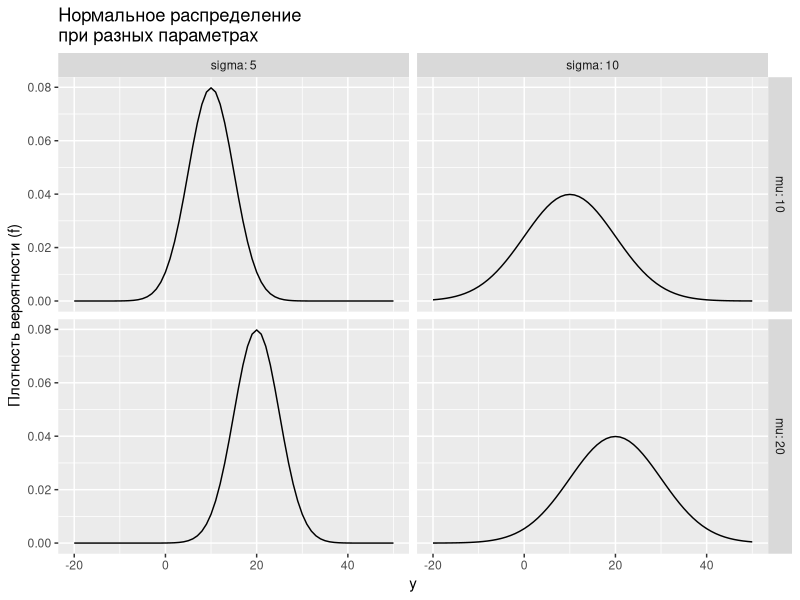
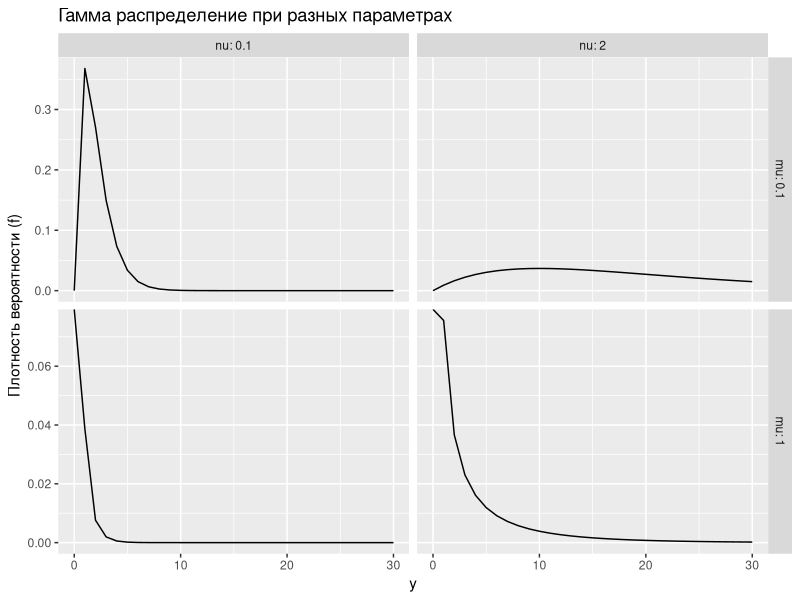
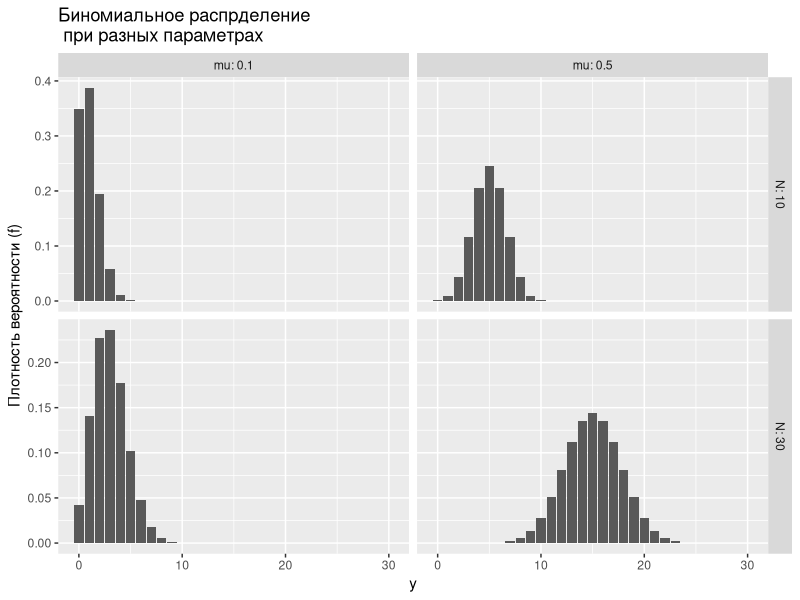
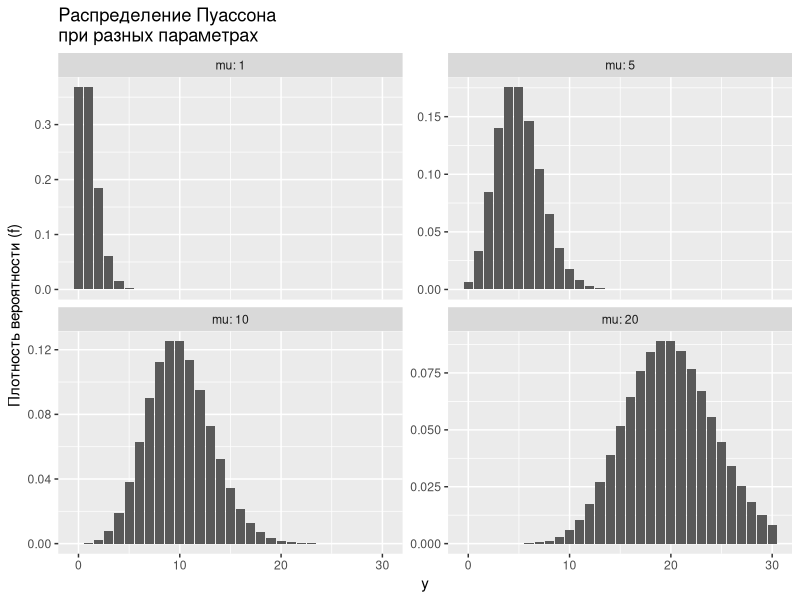
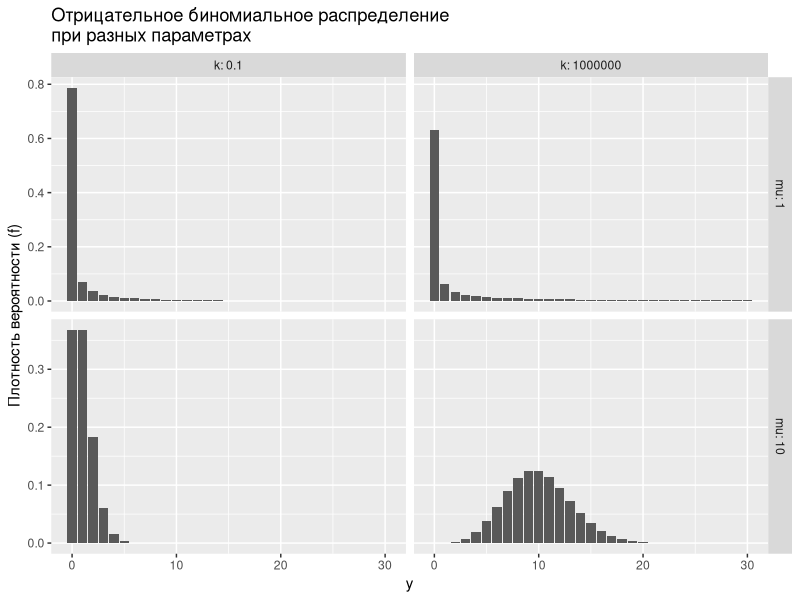
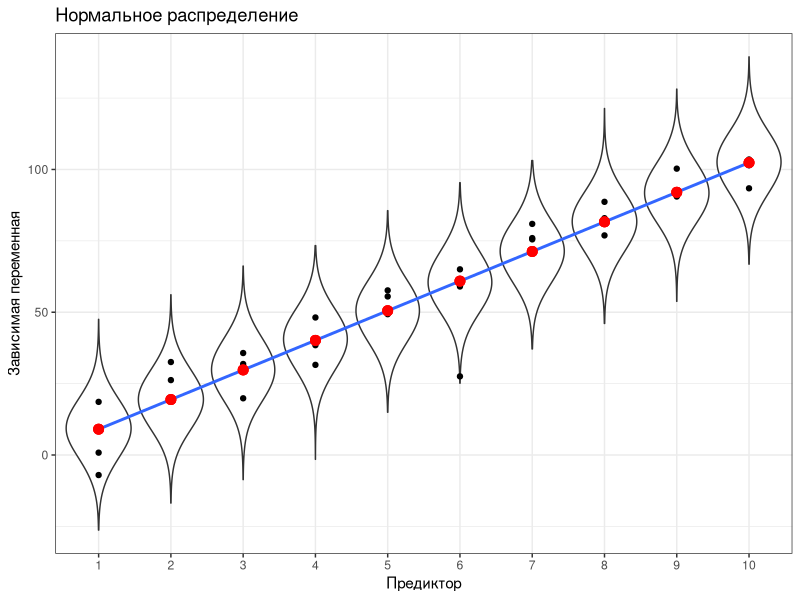
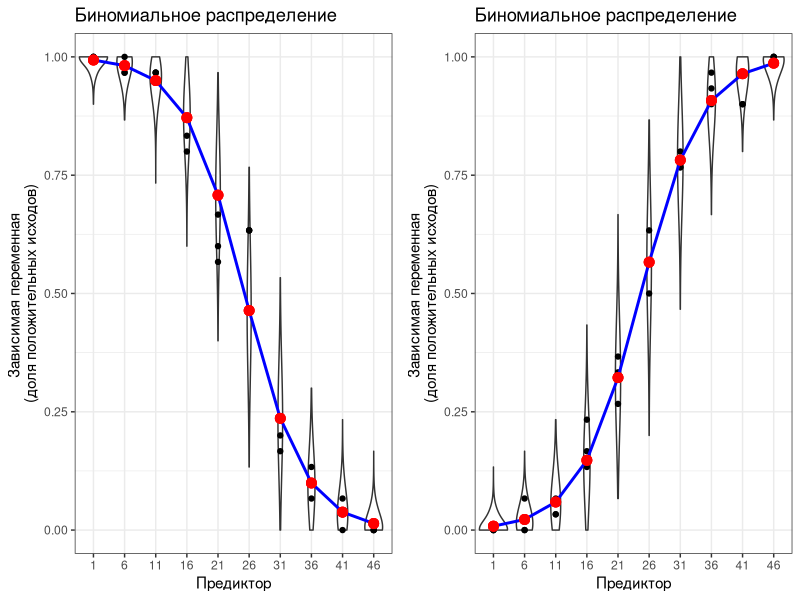
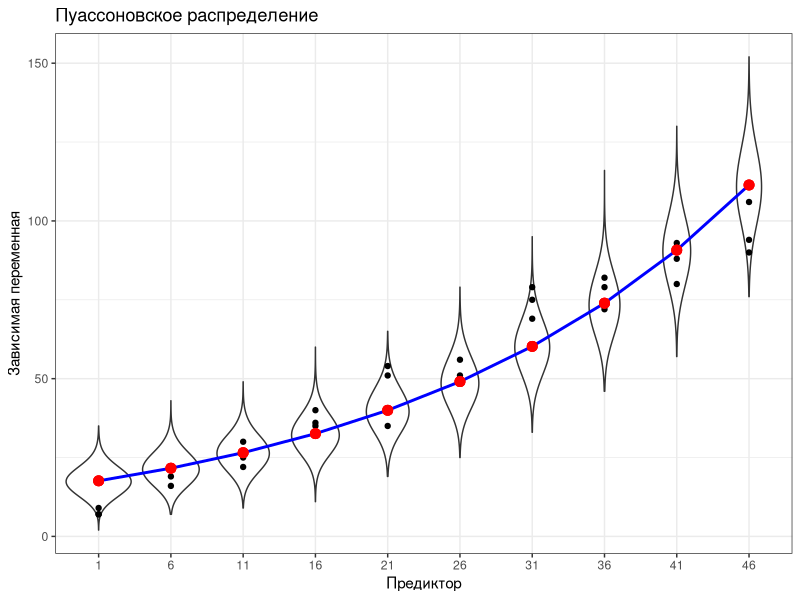

The R source for these figures, in order: (Note: this script raises an error after producing the figures.)
## ---- chunk 1
# output options
options(width = 70, scipen = 6, digits = 3)
library(knitr)
# chunk default options
opts_chunk$set(fig.align='center', tidy = FALSE, fig.width = 7, fig.height = 3, warning = FALSE, cache = FALSE)
## ---- chunk 2
library(ggplot2)
mu1 <- 10
mu2 <- 20
sigma1 <- 5
sigma2 <- 10
y <- -20:50

pi <- data.frame(
  y = rep(y, 4), 
  pi = c(dnorm(y, mu1, sigma1), dnorm(y, mu1, sigma2), 
         dnorm(y, mu2, sigma1), dnorm(y, mu2, sigma2)), 
  mu = rep(c(mu1, mu2), each = 2*length(y)), 
  sigma = rep(c(sigma1, sigma2, sigma1, sigma2), each = length(y)) )

ggplot(pi, aes(x = y, y = pi)) + 
  geom_line(stat = "identity") + 
  facet_grid(mu~sigma, labeller = label_both, scales = "free_y") + 
  ggtitle("Нормальное распределение \nпри разных параметрах") + 
  ylab("Плотность вероятности (f)")
## ---- chunk 3
mu1 <- 1
mu2 <- 0.1
nu1 <- 0.1
nu2 <- 2
y <- 0:30

pi <- data.frame(
  y = rep(y, 4), 
  pi = c(dgamma(y, nu1, mu1), dgamma(y, nu1, mu2), 
         dgamma(y, nu2, mu1), dgamma(y, nu2, mu2)), 
  mu = rep(c(mu1, mu2), each = 2*length(y)), 
  nu = rep(c(nu1, nu2, nu1, nu2), each = length(y)) )

ggplot(pi, aes(x = y, y = pi)) + 
  geom_line(stat = "identity") + 
  facet_grid(mu~nu, labeller = label_both, scales = "free_y") + 
  ggtitle("Гамма распределение при разных параметрах") + 
  ylab("Плотность вероятности (f)")

## ---- chunk 4
mu1 <- 0.1
mu2 <- 0.5
N1 <- 10
N2 <- 30
y <-seq(0, 30, 1)

pi <- data.frame(
  y = rep(y, 4), 
  pi = c(dbinom(y, size = N1, prob = mu1), 
         dbinom(y,  size = N2, prob = mu1), 
         dbinom(y,  size = N1, prob = mu2), 
         dbinom(y,  size = N2, prob = mu2)),  
  mu = rep(c(mu1, mu2), each = 2*length(y)), 
  N = rep(c(N1, N2, N1, N2), each = length(y)))

ggplot(pi, aes(x = y, y = pi)) + 
  geom_bar(stat = "identity") + 
  facet_grid(N~mu,  scales = "free_y", labeller = label_both) + 
  ggtitle("Биномиальное распрделение \n при разных параметрах") + 
  ylab("Плотность вероятности (f)")
## ---- chunk 5
mu1 <- 1
mu2 <- 5
mu3 <- 10
mu4 <- 20
y <- 0:30

pi <- data.frame(
  y = rep(y, 4), 
  pi = c(dpois(y, mu1), dpois(y, mu2), dpois(y, mu3), dpois(y, mu4)), 
  mu = rep(c(mu1, mu2, mu3, mu4), each = length(y))
)

ggplot(pi, aes(x = y, y = pi)) + 
  geom_bar(stat = "identity") + 
  facet_wrap(~ mu, nrow = 2, scales = "free_y", labeller = label_both) + 
  ggtitle("Распределение Пуассона \nпри разных параметрах") + 
  ylab("Плотность вероятности (f)")
## ---- chunk 6
mu1 <- 1
mu2 <- 10
k1 <- 0.1
k2 <- 1000000
y <- 0:30

pi <- data.frame(
  y = rep(y, 4), 
  pi = c(dnbinom(y, size = k1, mu = mu1), 
         dnbinom(y, size = k1, mu = mu2), 
         dnbinom(y, size = k2, mu = mu1), 
         dnbinom(y, size = k2, mu = mu2)), 
  mu = rep(c(mu1, mu2), each = 2*length(y)), 
  k = rep(c(k1, k2, k1, k2), each = length(y)) )

ggplot(pi, aes(x = y, y = pi)) + 
  geom_bar(stat = "identity") + 
  facet_grid(mu~k, labeller = label_both, scales = "free_y") + 
  ggtitle("Отрицательное биномиальное распределение \nпри разных параметрах") + 
  ylab("Плотность вероятности (f)")
## ---- chunk 7
library(gridExtra)

theme_set(theme_bw())

# Регрессия с нормальным распределением 
xy <- data.frame(X = rep(1:10, 3))
xy$Y <- 10*xy$X + rnorm(30, 0, 10)

Mod <- lm(Y ~ X, data = xy)

xy$predicted <- predict(Mod)

xy$predicted2 <- xy$predicted/0.8

rand_df <- matrix(rep(NA,100000), ncol = 10)
for(i in 1:10) rand_df[,i] <- rnorm(10000, xy$predicted[i], summary(Mod)$sigma)

rand_df <- data.frame(X = rep(xy$X, each = 10000), Y = as.vector(rand_df))



Plot_Norm <- ggplot(xy, aes(x = X, y = Y)) + geom_violin(data = rand_df, aes(x = factor(X)), adjust = 5) + geom_point() + geom_smooth(method = "lm", se = F) + geom_point(data = xy, aes(x = X, y = predicted), color = "red", size = 3) + labs(x = "Предиктор", y = "Зависимая переменная") + ggtitle("Нормальное распределение") 




#Регрессия с биномиальным распределением

#Нсходящая
xy <- data.frame(X = rep(seq(1,50, 5), 3))
p <- -0.2*xy$X + 5
p <- exp(p) / (1 + exp(p))

Size = length(xy$X)

xy$Y <- rbinom(30, Size, p)/Size

Mod <- glm(Y ~ X, data = xy, family = "binomial")



xy$predicted <- predict(Mod, type = "response")


rand_df <- matrix(rep(NA,100000), ncol = 10)



for(i in 1:10) rand_df[,i] <- rbinom(10000, Size, xy$predicted[i]) / Size

rand_df <- data.frame(X = rep(xy$X, each = 10000), Y = as.vector(rand_df))

pred_df <- data.frame(X = unique(xy$X))
pred_df$predicted <- predict(Mod, type = "response", newdata = pred_df)

Plot_Binom1 <-  ggplot(data = xy, aes(x = factor(X), y = Y)) + geom_violin(data = rand_df, aes(x = factor(X)), adjust = 10) + geom_point(data = xy, aes(x = factor(X), y = Y)) + geom_path(data = pred_df, aes(x = factor(X), y = predicted, group = 1), color = "blue", size = 1) + geom_point(data = xy, aes(x = factor(X), y = predicted), color = "red", size = 3) + labs(x = "Предиктор", y = "Зависимая переменная \n(доля положительных исходов)") + ggtitle("Биномиальное распределение")


#Восходящая

xy <- data.frame(X = rep(seq(1,50, 5), 3))
p <- 0.2*xy$X - 5
p <- exp(p) / (1 + exp(p))

Size = length(xy$X)

xy$Y <- rbinom(30, Size, p)/Size

Mod <- glm(Y ~ X, data = xy, family = "binomial")



xy$predicted <- predict(Mod, type = "response")


rand_df <- matrix(rep(NA,100000), ncol = 10)



for(i in 1:10) rand_df[,i] <- rbinom(10000, Size, xy$predicted[i]) / Size

rand_df <- data.frame(X = rep(xy$X, each = 10000), Y = as.vector(rand_df))

pred_df <- data.frame(X = unique(xy$X))
pred_df$predicted <- predict(Mod, type = "response", newdata = pred_df)

Plot_Binom2<-  ggplot(data = xy, aes(x = factor(X), y = Y)) + geom_violin(data = rand_df, aes(x = factor(X)), adjust = 10) + geom_point(data = xy, aes(x = factor(X), y = Y)) + geom_path(data = pred_df, aes(x = factor(X), y = predicted, group = 1), color = "blue", size = 1) + geom_point(data = xy, aes(x = factor(X), y = predicted), color = "red", size = 3) + labs(x = "Предиктор", y = "Зависимая переменная \n(доля положительных исходов)") + ggtitle("Биномиальное распределение")





# Регрессия с пуассоновским распределением

xy <- data.frame(X = rep(seq(1,50, 5), 3))
p <- 2*xy$X + 5

# p <- exp(p)

xy$Y <- rpois(30, p)

Mod <- glm(Y ~ X, data = xy, family = "poisson")



xy$predicted <- predict(Mod, type = "response")


rand_df <- matrix(rep(NA,100000), ncol = 10)



for(i in 1:10) rand_df[,i] <- rpois(10000, xy$predicted[i]) 

rand_df <- data.frame(X = rep(xy$X, each = 10000), Y = as.vector(rand_df))

pred_df <- data.frame(X = unique(xy$X))
pred_df$predicted <- predict(Mod, type = "response", newdata = pred_df)

Plot_Poiss <-  ggplot(data = xy, aes(x = factor(X), y = Y)) + geom_violin(data = rand_df, aes(x = factor(X)), adjust = 5) + geom_point(data = xy, aes(x = factor(X), y = Y)) + geom_path(data = pred_df, aes(x = factor(X), y = predicted, group = 1), color = "blue", size = 1) + geom_point(data = xy, aes(x = factor(X), y = predicted), color = "red", size = 3) + labs(x = "Предиктор", y = "Зависимая переменная") + ggtitle("Пуассоновское распределение")


## ---- chunk 8
Plot_Norm
## ---- chunk 9
grid.arrange(Plot_Binom1, Plot_Binom2, ncol = 2)
## ---- chunk 10
Plot_Poiss
## ---- chunk 11
library(readxl)
pol <- read_excel("data/Pollinators_Montero-Castano, Vila, 2015.xlsx", sheet = 1)
head(pol)
## ---- chunk 12
sum(is.na(pol))
## ---- chunk 13
table(pol$Treatment)
## ---- chunk 14
library(ggplot2)
ggplot(pol, aes(x = Visits)) + geom_histogram()
## ---- chunk 15
gg_dot <- ggplot(pol, aes(y = 1:nrow(pol))) + geom_point()
library(gridExtra)
grid.arrange(gg_dot + aes(x = DiversityD_1),
             gg_dot + aes(x = Flowers),
             gg_dot + aes(x = Hours),
             nrow = 1)
## ---- chunk 16
M0 <- glm(Visits ~ Treatment + DiversityD_1 + Flowers + Hours, data = pol)
## Результаты
summary(M0)
## ---- chunk 17
library(car)
Anova(M0)
## ---- chunk 18
library(plyr)
NewData <- ddply(
  .data = pol, .variables = .(Treatment), .fun = summarise,
  DiversityD_1 = seq(min(DiversityD_1), max(DiversityD_1), length = 100))
NewData$Flowers = mean(pol$Flowers)
NewData$Hours = mean(pol$Hours)
# модельная матрица
X <- model.matrix(~ Treatment + DiversityD_1 + Flowers + Hours, data = NewData)
# коэффициенты
betas <- coef(M0)
# предсказанные значения
NewData$mu <- X %*% betas  # в масштабе функции связи
NewData$fit <- NewData$mu  # в масштабе значений отклика
# стандартные ошибки
NewData$SE <- sqrt(diag(X %*% vcov(M0) %*% t(X)))
# доверительный интервал
NewData$upr <- NewData$mu + 1.96 * NewData$SE
NewData$lwr <- NewData$mu - 1.96 * NewData$SE
# график предсказаний
ggplot(NewData, aes(x = DiversityD_1, y = fit, group = Treatment)) +
  geom_ribbon(aes(ymin = lwr, ymax = upr, fill = Treatment), alpha = 0.3) +
  geom_line(aes(colour = Treatment)) + 
  geom_hline(yintercept = 0)
## ---- chunk 19
# Данные для анализа остатков
M0_diag <- data.frame(.fitted = predict(M0, type = "response"),
                      .pears_resid = residuals(M0, type = "pearson"))
# График остатков
ggplot(M0_diag, aes(x=.fitted, y = .pears_resid)) + 
  geom_point() + geom_hline(yintercept = 0) + 
  geom_smooth(se = FALSE, method = "loess")
## ---- chunk 20
M1 <- glm(Visits ~ Treatment + DiversityD_1 + Flowers + Hours, data = pol,  family = "poisson")
## Результаты
summary(M1)
## ---- chunk 21
Anova(M1)
## ---- chunk 22
NewData <- ddply(
  .data = pol, .variables = .(Treatment), .fun = summarise,
  DiversityD_1 = seq(min(DiversityD_1), max(DiversityD_1), length = 100))
NewData$Flowers = mean(pol$Flowers)
NewData$Hours = mean(pol$Hours)
# модельная матрица
X <- model.matrix(~ Treatment + DiversityD_1 + Flowers + Hours, data = NewData)
# коэффициенты
betas <- coef(M1)
# предсказанные значения
NewData$mu <- X %*% betas      # в масштабе функции связи
NewData$fit <- exp(NewData$mu) # в масштабе значений отклика
# стандартные ошибки
NewData$SE <- sqrt(diag(X %*% vcov(M1) %*% t(X)))
# доверительный интервал
NewData$upr <- exp(NewData$mu + 1.96 * NewData$SE)
NewData$lwr <- exp(NewData$mu - 1.96 * NewData$SE)
# график предсказаний
ggplot(NewData, aes(x = DiversityD_1, y = fit, group = Treatment)) +
  geom_ribbon(aes(ymin = lwr, ymax = upr, fill = Treatment), alpha = 0.3) +
  geom_line(aes(colour = Treatment)) + 
  geom_hline(yintercept = 0)
## ---- chunk 23
M1_diag <- data.frame(.fitted = predict(M1, type = "response"),
                      .pears_resid = residuals(M1, type = "pearson"))
ggplot(M1_diag, aes(x=.fitted, y = .pears_resid)) + geom_point() +
  geom_hline(yintercept = 0) + geom_smooth(se = FALSE, method = "loess")

## ---- chunk 24
pear_res <- resid(M1, type = "pearson") # Пирсоновские остатки
p <- length(coef(M1))                   # число параметров в модели  
N <- nrow(model.frame(M1)) # объем выборки
df <- N - p       # число степеней свободы
Overdisp <- sum(pear_res^2) / df

Overdisp
## ---- chunk 25
M2 <- glm(Visits ~ Treatment + DiversityD_1 + Flowers + Hours, data = pol, family = "quasipoisson")
## Результаты
summary(M2)
## ---- chunk 26
Anova(M2, test = "F")
## ---- chunk 27
library(MASS)
M3 <- glm.nb(Visits ~ Treatment + DiversityD_1 + Flowers + Hours, data = pol, link = "log")
## Результаты
summary(M3)
## ---- chunk 28
Anova(M3)
## ---- chunk 29
M3_diag <- data.frame(.fitted = predict(M3, type = "response"),
                      .pears_resid = residuals(M3, type = "pearson"))
ggplot(M3_diag, aes(x = .fitted, y = .pears_resid)) + geom_point() + 
  geom_hline(yintercept = 0) + geom_smooth(se = FALSE, method = "loess")
## ---- chunk 30
pear_res <- resid(M3, type = "pearson") # Пирсоновские остатки
p <- length(coef(M3))  + 1             # число параметров в модели
N <- nrow(model.frame(M3))             # объем выборки
df <- N - p                            # число степеней свободы
Overdisp <- sum(pear_res^2) / df

Overdisp
## ---- chunk 31
NewData <- ddply(
  .data = pol, .variables = .(Treatment), .fun = summarise,
  DiversityD_1 = seq(min(DiversityD_1), max(DiversityD_1), length = 100))
NewData$Flowers = mean(pol$Flowers)
NewData$Hours = mean(pol$Hours)
# предсказанные значения
Predictions <- predict(M3, newdata = NewData, se.fit = TRUE, type = "response")
NewData$fit <- Predictions$fit
# стандартные ошибки
NewData$SE <- Predictions$se.fit
# доверительный интервал
NewData$upr <- NewData$fit + 1.96 * NewData$SE
NewData$lwr <- NewData$fit - 1.96 * NewData$SE

ggplot(NewData, aes(x = DiversityD_1, y = fit, group = Treatment)) +
  geom_ribbon(aes(ymin = lwr, ymax = upr, fill = Treatment), alpha = 0.3) +
  geom_line(aes(colour = Treatment)) + 
  geom_hline(yintercept = 0)
## ---- chunk 32
data(Affairs, package = "AER")
af <- Affairs
## ---- chunk 33
Mod <- glm(affairs ~ gender + yearsmarried + children + religiousness + education, data = af, family = "poisson")
# Результаты
summary(Mod)
## ---- chunk 34
# Проверка на избыточность дисперсии
pear_res <- resid(Mod, type = "pearson") # Пирсоновские остатки
p <- length(coef(Mod))                   # число параметров в модели  
N <- nrow(model.frame(Mod)) # объем выборки
df <- N - p       # число степеней свободы
Overdisp <- sum(pear_res^2) / df

Overdisp
## ---- chunk 35
Mod1 <- glm(affairs ~ gender + yearsmarried + children + religiousness + education, data = af, family = "quasipoisson")
# Результаты
summary(Mod1)
## ---- chunk 36
Mod_nb <- glm.nb(affairs ~ gender + yearsmarried + children + religiousness + education, data = af)
Anova(Mod_nb)
## ---- chunk 37
Mod_nb_diag <- data.frame(
  af,
  .fitted = predict(Mod_nb_final), 
  .pears_resid = residuals(Mod_nb, type = "pearson"))

ggplot(Mod_nb_diag, aes(x = .fitted, y = .pears_resid)) + geom_point() +
  geom_smooth(se = FALSE)
## ---- chunk 38
gg_res <- ggplot(Mod_nb_diag, aes(y = .pears_resid))
grid.arrange(gg_res + geom_point(aes(x = yearsmarried)),
             gg_res + geom_point(aes(x = religiousness)),
             gg_res + geom_point(aes(x = gender)),
             gg_res + geom_point(aes(x = children)),
             gg_res + geom_point(aes(x = education)),
             gg_res + geom_point(aes(x = occupation)),
             gg_res + geom_point(aes(x = education)),
             nrow = 3)
## ---- chunk 39
# Проверка на избыточность дисперсии
pear_res <- resid(Mod_nb_final, type = "pearson") # Пирсоновские остатки
p <- length(coef(Mod_nb_final)) + 1               # число параметров в модели  
N <- nrow(model.frame(Mod_nb_final)) # объем выборки
df <- N - p       # число степеней свободы
Overdisp <- sum(pear_res^2) / df

Overdisp
## ---- chunk 40
NewData <- expand.grid(
  yearsmarried = seq(min(af$yearsmarried), max(af$yearsmarried)), 
  religiousness = seq(min(af$religiousness), max(af$religiousness), length.out = 3))

# предсказанные значения
Predictions <- predict(Mod_nb_final, newdata = NewData, se.fit = TRUE, type = "response")
NewData$fit <- Predictions$fit
# стандартные ошибки
NewData$SE <- Predictions$se.fit
# доверительный интервал
NewData$upr <- NewData$fit + 1.96 * NewData$SE
NewData$lwr <- NewData$fit - 1.96 * NewData$SE
# график предсказаний модели
ggplot(NewData, aes(x = yearsmarried, y = fit, group = religiousness)) +
  geom_ribbon(aes(ymin = lwr, ymax = upr, fill = religiousness), alpha = 0.2) +
  geom_line(aes(colour = religiousness), size = 1.5) + 
  geom_hline(yintercept = 0) +
  scale_color_gradient(low = "yellow2", high = "red") + 
  scale_fill_gradient(low = "yellow2", high = "red")
